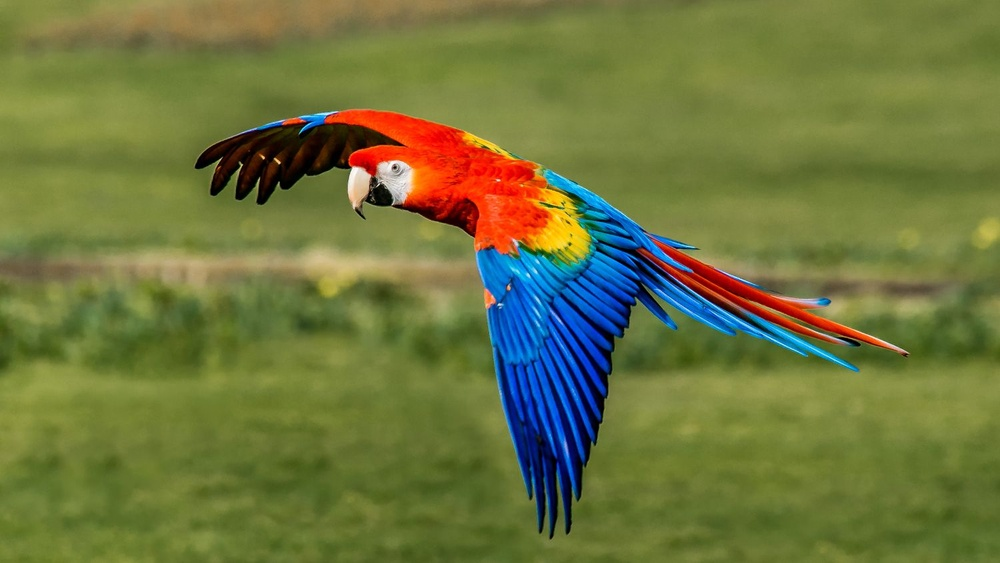
#> input picture test.jpg, 1000 x 563 px, shrunk from 1500 x 844 before the run, found by its file name
$ python 'Image compression using SVD.py'
#> lines starting #> are read from the running program, lines starting #| are printed output that depends on the picture
#Image compression using SVD
import cv2 as cv
import numpy as np

src1 = cv.imread("C:\\Users\\spadm\\OneDrive\\Desktop\\test.jpg")
#> src1 is the input picture: shape (563, 1000, 3); mean B, G, R 61.7, 117.6, 110.2
print(src1.shape)
#| (563, 1000, 3)
src = cv.cvtColor(src1, cv.COLOR_BGR2GRAY)
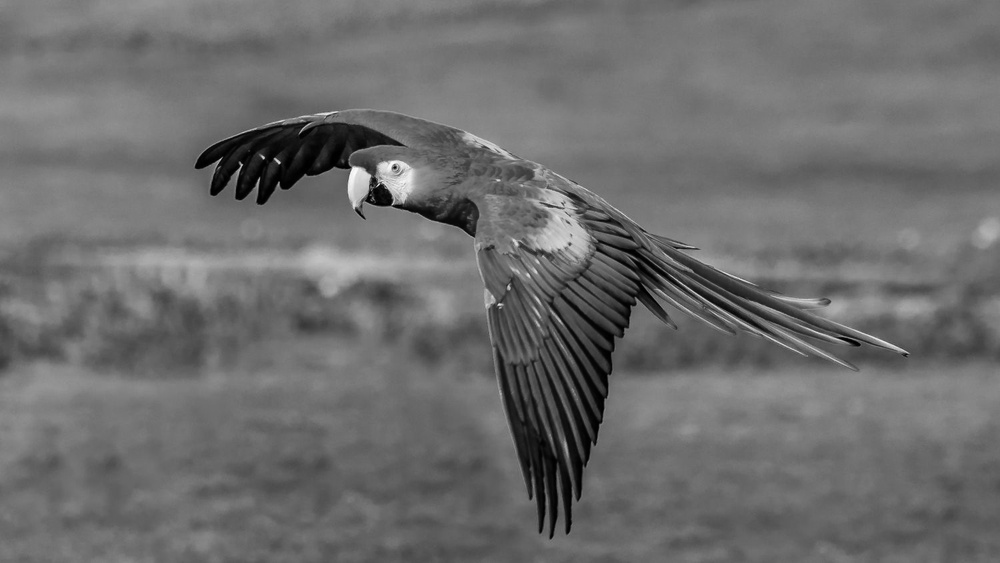
#> src: shape (563, 1000); min 0, max 252, mean 109

U, S, Vh = np.linalg.svd(src, full_matrices=False)
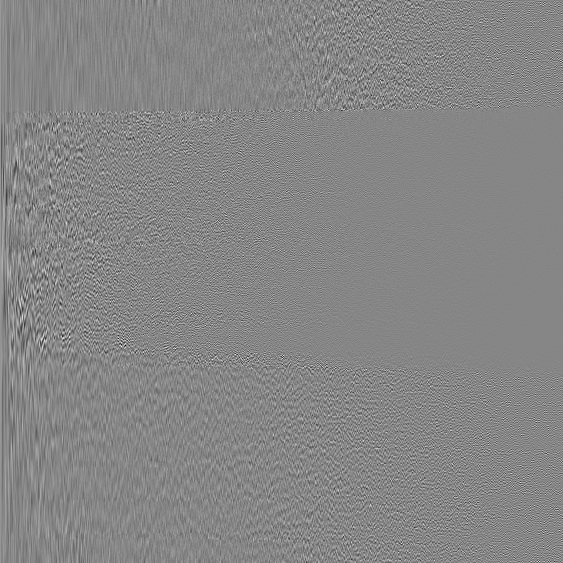
#> U: shape (563, 563) float64; min -0.343, max 0.309, mean 7.39e-05; drawn with min black and max white
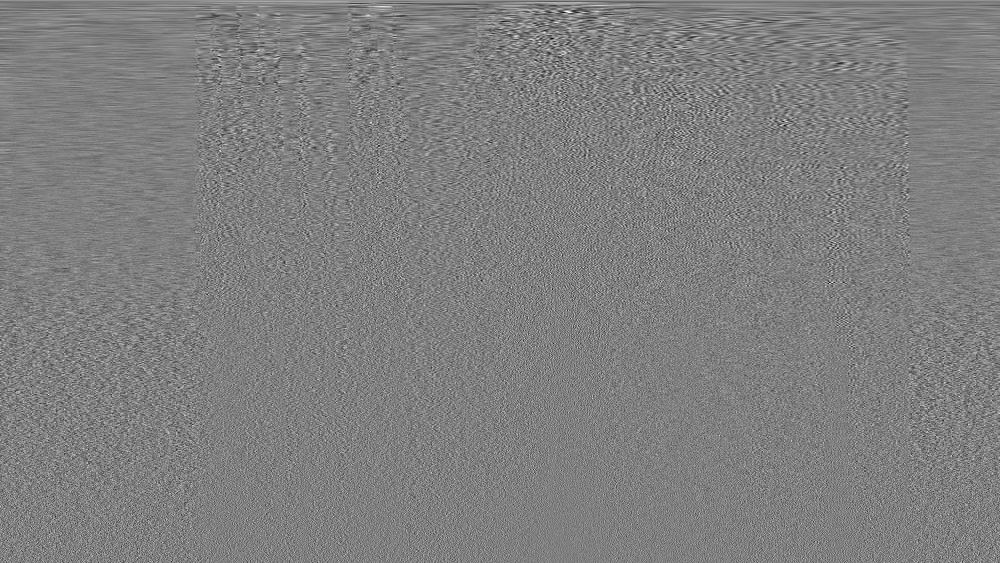
#> Vh: shape (563, 1000) float64; min -0.219, max 0.218, mean 5.92e-05; drawn with min black and max white
#> S = 563 values, max 82342.2 at index 0, min 4.03 at index 562, mean 414.2
k = 25
compressed_img = np.dot(U[:, :k], np.dot(np.diag(S[:k]), Vh[:k, :]))
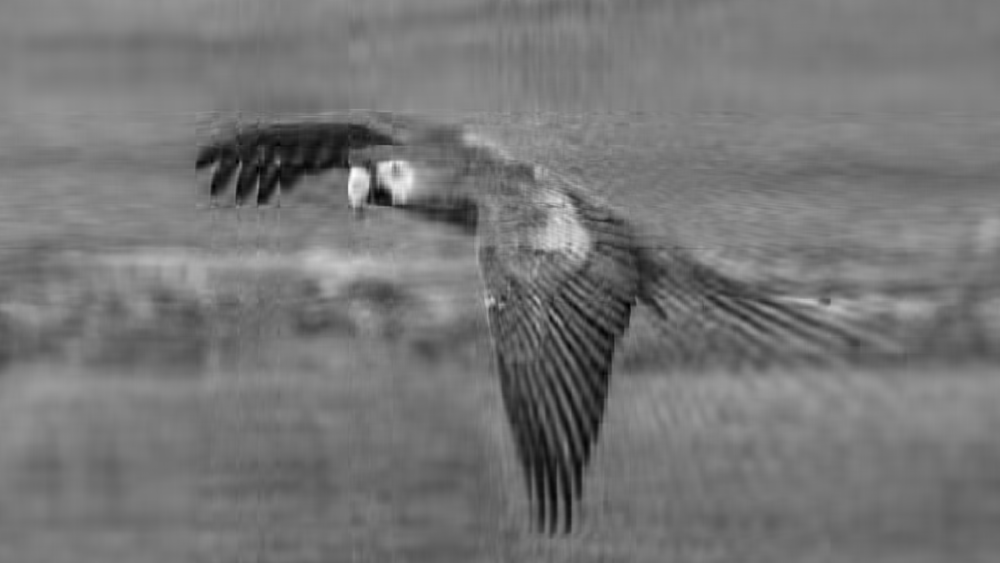
#> compressed_img: shape (563, 1000) float64; min -22.16, max 260.2, mean 109; drawn with min black and max white
compressed_img = np.uint8(np.clip(compressed_img, 0, 255))

cv.imshow('Original', src)
cv.imshow('Compressed (k=50)', compressed_img)
cv.waitKey(0)
cv.destroyAllWindows()
